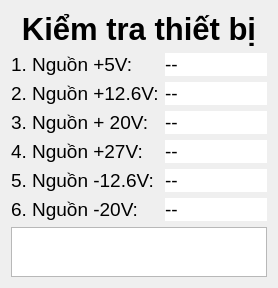
      <widget class="QWidget" name="tab">
       <attribute name="title">
        <string>Kiểm tra thiết bị</string>
       </attribute>
       <layout class="QGridLayout" name="gridLayout_4">
        <item row="1" column="0">
         <layout class="QGridLayout" name="gridLayout_5">
          <item row="0" column="0">
           <widget class="QLabel" name="label_6">
            <property name="font">
             <font>
              <pointsize>14</pointsize>
             </font>
            </property>
            <property name="text">
             <string>1. Nguồn +5V:</string>
            </property>
           </widget>
          </item>
          <item row="0" column="1">
           <widget class="QLabel" name="label_2a">
            <property name="font">
             <font>
              <pointsize>14</pointsize>
             </font>
            </property>
            <property name="styleSheet">
             <string notr="true">background-color: rgb(255, 255, 255);</string>
            </property>
            <property name="text">
             <string>--</string>
            </property>
           </widget>
          </item>
          <item row="1" column="0">
           <widget class="QLabel" name="label_7">
            <property name="font">
             <font>
              <pointsize>14</pointsize>
             </font>
            </property>
            <property name="text">
             <string>2. Nguồn +12.6V:</string>
            </property>
           </widget>
          </item>
          <item row="1" column="1">
           <widget class="QLabel" name="label_2b">
            <property name="font">
             <font>
              <pointsize>14</pointsize>
             </font>
            </property>
            <property name="styleSheet">
             <string notr="true">background-color: rgb(255, 255, 255);</string>
            </property>
            <property name="text">
             <string>--</string>
            </property>
           </widget>
          </item>
          <item row="2" column="0">
           <widget class="QLabel" name="label_8">
            <property name="font">
             <font>
              <pointsize>14</pointsize>
             </font>
            </property>
            <property name="text">
             <string>3. Nguồn + 20V:</string>
            </property>
           </widget>
          </item>
          <item row="2" column="1">
           <widget class="QLabel" name="label_2c">
            <property name="font">
             <font>
              <pointsize>14</pointsize>
             </font>
            </property>
            <property name="styleSheet">
             <string notr="true">background-color: rgb(255, 255, 255);</string>
            </property>
            <property name="text">
             <string>--</string>
            </property>
           </widget>
          </item>
          <item row="3" column="0">
           <widget class="QLabel" name="label_9">
            <property name="font">
             <font>
              <pointsize>14</pointsize>
             </font>
            </property>
            <property name="text">
             <string>4. Nguồn +27V:</string>
            </property>
           </widget>
          </item>
          <item row="3" column="1">
           <widget class="QLabel" name="label_2d">
            <property name="font">
             <font>
              <pointsize>14</pointsize>
             </font>
            </property>
            <property name="styleSheet">
             <string notr="true">background-color: rgb(255, 255, 255);</string>
            </property>
            <property name="text">
             <string>--</string>
            </property>
           </widget>
          </item>
          <item row="4" column="0">
           <widget class="QLabel" name="label_10">
            <property name="font">
             <font>
              <pointsize>14</pointsize>
             </font>
            </property>
            <property name="text">
             <string>5. Nguồn -12.6V:</string>
            </property>
           </widget>
          </item>
          <item row="4" column="1">
           <widget class="QLabel" name="label_2e">
            <property name="font">
             <font>
              <pointsize>14</pointsize>
             </font>
            </property>
            <property name="styleSheet">
             <string notr="true">background-color: rgb(255, 255, 255);</string>
            </property>
            <property name="text">
             <string>--</string>
            </property>
           </widget>
          </item>
          <item row="5" column="0">
           <widget class="QLabel" name="label_11">
            <property name="font">
             <font>
              <pointsize>14</pointsize>
             </font>
            </property>
            <property name="text">
             <string>6. Nguồn -20V:</string>
            </property>
           </widget>
          </item>
          <item row="5" column="1">
           <widget class="QLabel" name="label_2f">
            <property name="font">
             <font>
              <pointsize>14</pointsize>
             </font>
            </property>
            <property name="styleSheet">
             <string notr="true">background-color: rgb(255, 255, 255);</string>
            </property>
            <property name="text">
             <string>--</string>
            </property>
           </widget>
          </item>
         </layout>
        </item>
        <item row="2" column="0">
         <widget class="QTextBrowser" name="textBrowser">
          <property name="maximumSize">
           <size>
            <width>16777215</width>
            <height>50</height>
           </size>
          </property>
          <property name="font">
           <font>
            <pointsize>14</pointsize>
           </font>
          </property>
         </widget>
        </item>
        <item row="0" column="0">
         <widget class="QLabel" name="label_12">
          <property name="font">
           <font>
            <pointsize>23</pointsize>
            <weight>75</weight>
            <bold>true</bold>
           </font>
          </property>
          <property name="text">
           <string>Kiểm tra thiết bị</string>
          </property>
          <property name="alignment">
           <set>Qt::AlignCenter</set>
          </property>
         </widget>
        </item>
       </layout>
      </widget>
